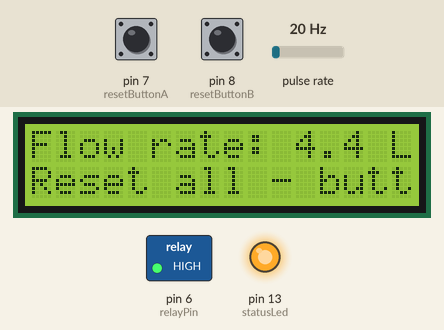
The sketch below on a simulated Arduino Uno, built with avr-gcc and run on an emulated ATmega328P. Parts: 16×2 character LCD, switched loads named in the sketch (green lamp = pin HIGH), output pins drawn as LEDs (lit = HIGH). Wiring (inferred from the names in the program): pulse sensor: data pin 2. The test bench sets the inputs (shaded band); at power-on: pin 7 (resetButtonA) HIGH, pin 8 (resetButtonB) HIGH, pulse rate 20 Hz. What the sketch prints to the serial monitor is not drawn.

Above: at 5.2 s.
5.3 s: pin 7 (resetButtonA) pulled LOW for 0.15 s
At 5.9 s:
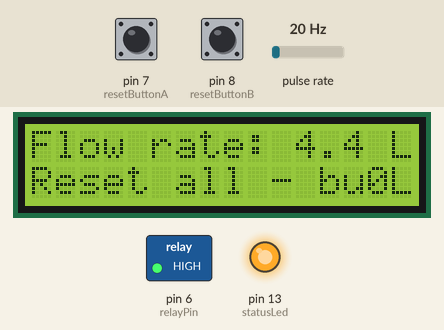
7.5 s: pin 8 (resetButtonB) pulled LOW for 0.15 s
At 7.86 s:
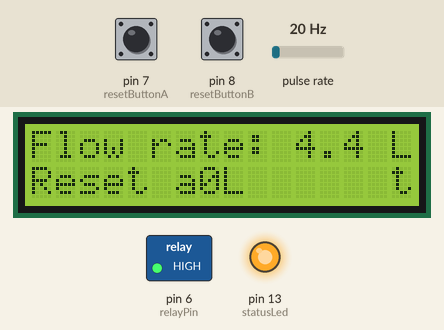
9.5 s: pin 7 (resetButtonA) pulled LOW for 1 s
At 9.8 s:
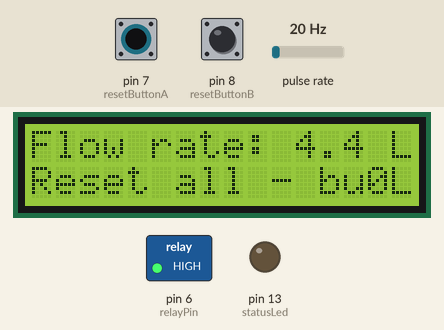
12.0 s: pulse rate (sensor on pin 2) set to 150 Hz
At 12.6 s:
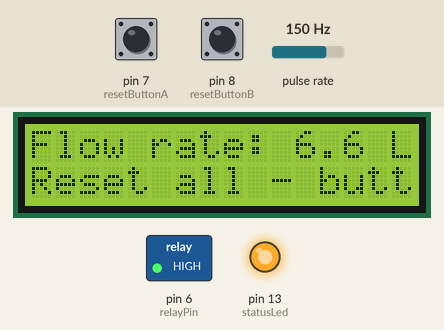
14.5 s: pin 8 (resetButtonB) pulled LOW for 1 s
At 14.8 s:
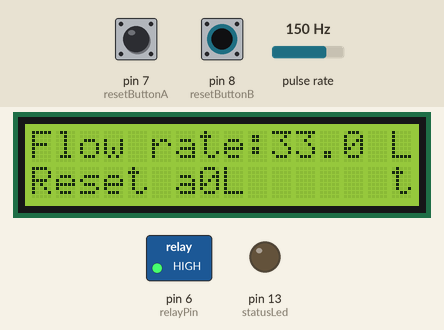
17.0 s: pulse rate (sensor on pin 2) set to 4 Hz
At 18.6 s:
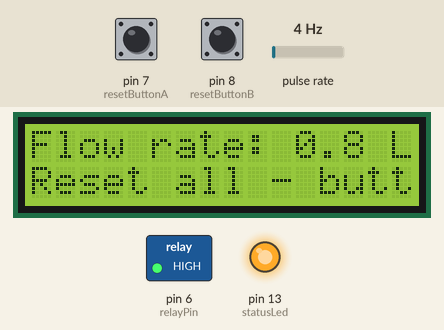
Timing chart, 0 to 20.1 s (numbered marks = the images above; inputs shaded):
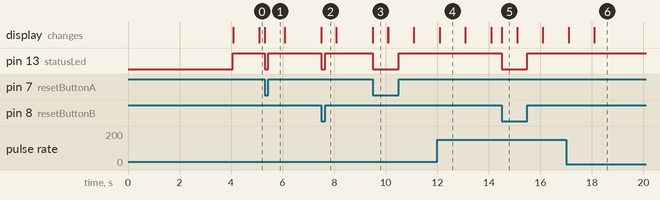

The sketch:

water_relay_meter.ino
```cpp
#include <LiquidCrystal.h>
LiquidCrystal lcd(12, 11, 5, 4, 3, 9);
#define relayPin 6     //5v relay module attached to Arduino digital pin 4

// Specify the pins for the two counter reset buttons and indicator LED
byte resetButtonA = 7;//reset last reading
byte resetButtonB = 8;//reset all readings
byte statusLed    = 13;//system status led

byte sensorInterrupt = 0;  // 0 = pin 2; 1 = pin 3
byte sensorPin       = 2;

// The hall-effect flow sensor outputs approximately 4.5 pulses per second per
// litre/minute of flow.
float calibrationFactor = 4.5;

volatile byte pulseCount;

float flowRate;
unsigned int flowMilliLitres;
unsigned long totalMilliLitresA;
unsigned long totalMilliLitresB;

unsigned long oldTime;

void setup()
{
 lcd.begin (16, 2);//define the LCD as 20 column by 4 rows
  //switch on the backlight

  lcd.setCursor(0, 0);//sets the cursor to 1 row 1 column
  lcd.print("********************");
  lcd.setCursor(0, 1);//sets cursor to 2 row 1 column
  lcd.print("  Water flow meter  ");
//  lcd.setCursor(0, 2);//sets the cursor to 3 row 1 column
//  lcd.print(" sol. valve control ");
 // lcd.setCursor(0, 3);//sets cursor to 4 row 1 column
 // lcd.print("********************");
  delay (4000); //sets delay for 4 seconds
  lcd.clear();//clears the screen
  pinMode(relayPin, OUTPUT);//sets the relayPin as OUTPUT
  digitalWrite(relayPin, HIGH);
  // Initialize a serial connection for reporting values to the host
  Serial.begin(9600);

  // Set up the status LED line as an output
  pinMode(statusLed, OUTPUT);
  digitalWrite(statusLed, HIGH);  // We have an active-low LED attached

  // Set up the pair of counter reset buttons and activate internal pull-up resistors
  pinMode(resetButtonA, INPUT);
  digitalWrite(resetButtonA, HIGH);
  pinMode(resetButtonB, INPUT);
  digitalWrite(resetButtonB, HIGH);

  pinMode(sensorPin, INPUT);
  digitalWrite(sensorPin, HIGH);

  pulseCount        = 0;
  flowRate          = 0.0;
  flowMilliLitres   = 0;
  totalMilliLitresA = 0;
  totalMilliLitresB = 0;
  oldTime           = 0;

  // The Hall-effect sensor is connected to pin 2 which uses interrupt 0.
  // Configured to trigger on a FALLING state change (transition from HIGH
  // state to LOW state)
  attachInterrupt(sensorInterrupt, pulseCounter, FALLING);
}

/**
 * Main program loop
 */
void loop()
{
  if(digitalRead(resetButtonA) == LOW)
  {
    totalMilliLitresA = 0;
    lcd.setCursor(14, 1);
    lcd.print("0L      ");
  }
  if(digitalRead(resetButtonB) == LOW)
  {
    totalMilliLitresB = 0;
    lcd.setCursor(7, 2);
    lcd.print("0L      ");
  }

  if( (digitalRead(resetButtonA) == LOW) || (digitalRead(resetButtonB) == LOW) )
  {
    digitalWrite(statusLed, LOW);
  } else {
    digitalWrite(statusLed, HIGH);
  }

  if((millis() - oldTime) > 1000)    // Only process counters once per second
  {
    // Disable the interrupt while calculating flow rate and sending the value to
    // the host
    detachInterrupt(sensorInterrupt);
    //lcd.setCursor(15, 0);
    //lcd.print("*");

    // Because this loop may not complete in exactly 1 second intervals we calculate
    // the number of milliseconds that have passed since the last execution and use
    // that to scale the output. We also apply the calibrationFactor to scale the output
    // based on the number of pulses per second per units of measure (litres/minute in
    // this case) coming from the sensor.
    flowRate = ((1000.0 / (millis() - oldTime)) * pulseCount) / calibrationFactor;

    // Note the time this processing pass was executed. Note that because we've
    // disabled interrupts the millis() function won't actually be incrementing right
    // at this point, but it will still return the value it was set to just before
    // interrupts went away.
    oldTime = millis();

    // Divide the flow rate in litres/minute by 60 to determine how many litres have
    // passed through the sensor in this 1 second interval, then multiply by 1000 to
    // convert to millilitres.
    flowMilliLitres = (flowRate / 60) * 1000;

    // Add the millilitres passed in this second to the cumulative total
    totalMilliLitresA += flowMilliLitres;
    totalMilliLitresB += flowMilliLitres;

    // During testing it can be useful to output the literal pulse count value so you
    // can compare that and the calculated flow rate against the data sheets for the
    // flow sensor. Uncomment the following two lines to display the count value.
    //Serial.print(pulseCount, DEC);
    //Serial.print("  ");

    // Write the calculated value to the serial port. Because we want to output a
    // floating point value and print() can't handle floats we have to do some trickery
    // to output the whole number part, then a decimal point, then the fractional part.
    unsigned int frac;

    // Print the flow rate for this second in litres / minute
    Serial.print(int(flowRate));  // Print the integer part of the variable
    Serial.print(".");             // Print the decimal point
    // Determine the fractional part. The 10 multiplier gives us 1 decimal place.
    frac = (flowRate - int(flowRate)) * 10;
    Serial.print(frac, DEC) ;      // Print the fractional part of the variable

    // Print the number of litres flowed in this second
    Serial.print(" ");             // Output separator
    Serial.print(flowMilliLitres);

    // Print the cumulative total of litres flowed since starting
    Serial.print(" ");             // Output separator
    Serial.print(totalMilliLitresA);
    Serial.print(" ");             // Output separator
    Serial.println(totalMilliLitresB);

    lcd.setCursor(0, 0);
    lcd.print("                ");
    lcd.setCursor(0, 0);
    lcd.print("Flow rate:");
    if(int(flowRate) < 10)
    {
      lcd.print(" ");
    }
    lcd.print((int)flowRate);   // Print the integer part of the variable
    lcd.print('.');             // Print the decimal point
    lcd.print(frac, DEC) ;      // Print the fractional part of the variable
    lcd.print(" L/min");

    lcd.setCursor(0, 1);
    lcd.print("Last reading: ");
    lcd.setCursor(14, 1);
    lcd.print(int(totalMilliLitresA / 1000));
    lcd.print("L");
    lcd.setCursor(0, 2);
    lcd.print("Total: ");
    lcd.setCursor(7, 2);
    lcd.print(int(totalMilliLitresB / 1000));
    lcd.print("L");
    lcd.setCursor(0, 3);
    lcd.print("Reset all - button B");
if (int(totalMilliLitresA / 1000) >= 10) //water limit set
  {
    digitalWrite(relayPin, LOW);
  }
  else {
    digitalWrite(relayPin, HIGH);
  }
    // Reset the pulse counter so we can start incrementing again
    pulseCount = 0;

    // Enable the interrupt again now that we've finished sending output
    attachInterrupt(sensorInterrupt, pulseCounter, FALLING);
  }
}

/**
 * Invoked by interrupt0 once per rotation of the hall-effect sensor. Interrupt
 * handlers should be kept as small as possible so they return quickly.
 */
void pulseCounter()
{
  // Increment the pulse counter
  pulseCount++;
}
```

Measured:
- after the input at 5.3 s, pin 13 (statusLed): HIGH → LOW at once, → HIGH 0.15 s later; the display: changes at once (image 1)
- after the input at 7.5 s, pin 13 (statusLed): HIGH → LOW at once, → HIGH 0.15 s later; the display: changes at once (image 2)
- after the input at 9.5 s, pin 13 (statusLed): HIGH → LOW at once, → HIGH 1.0 s later; the display: changes at once (image 3)
- after the input at 12.0 s, the display: changes after 0.09 s (image 4)
- after the input at 14.5 s, pin 13 (statusLed): HIGH → LOW at once, → HIGH 1.0 s later; the display: changes at once (image 5)
- after the input at 17.0 s, the display: first changes after 0.10 s (image 6 shows a later state)
- what the display in image 3 shows lasts 0.6 s, from 9.5 s to 10.1 s
